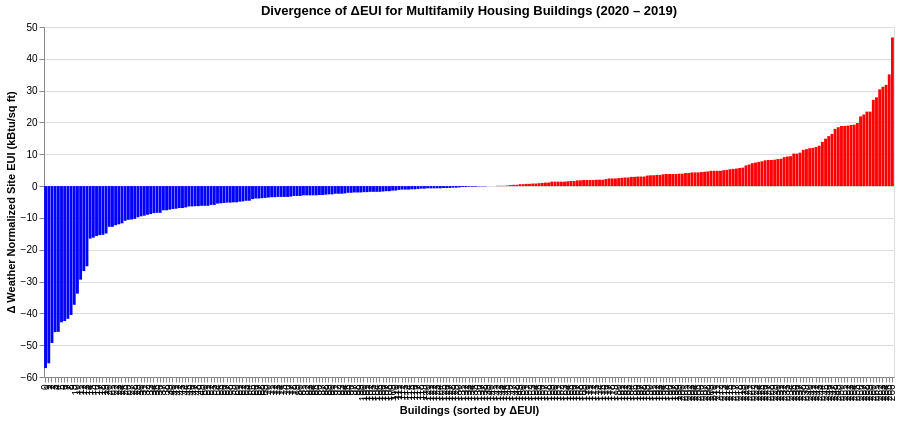

This figure's notebook cell:
### Markdown cell above
Year-over-year distribution of 2019-2020

### Code cell
plot_delta_divergence(
    df=energy_data,
    ptype="multifamily housing",
    year_before=2019,
    year_after=2020,
    eui_col="Weather Normalized Site EUI (kBtu/sq ft)",
    name_col="Property Name",
)

### Figure 1 — Vega-Lite specification as saved in the notebook (floating-point values rounded to 4 significant figures; data arrays with more than 128 entries replaced by an {"elided": "..."} marker saying what was removed)
{"config": {"view": {"continuousWidth": 300, "continuousHeight": 300}}, "data": {"name": "data-b1a879b2c8e68ba3bcc321e37a9830bc"}, "mark": {"type": "bar"}, "encoding": {"color": {"field": "color", "scale": null, "type": "nominal"}, "tooltip": [{"field": "ID", "title": "Building ID", "type": "nominal"}, {"field": "Property Name", "title": "Property Name", "type": "nominal"}, {"field": "2019", "title": "EUI 2019", "type": "quantitative"}, {"field": "2020", "title": "EUI 2020", "type": "quantitative"}, {"field": "delta", "title": "ΔEUI", "type": "quantitative"}], "x": {"field": "xpos", "title": "Buildings (sorted by ΔEUI)", "type": "ordinal"}, "y": {"field": "delta", "title": "Δ Weather Normalized Site EUI (kBtu/sq ft)", "type": "quantitative"}}, "height": 350, "params": [{"name": "param_1e9efca18e7a2868", "select": {"type": "interval", "encodings": ["x", "y"]}, "bind": "scales"}], "title": "Divergence of ΔEUI for Multifamily Housing Buildings (2020 – 2019)", "width": 850, "$schema": "https://vega.github.io/schema/vega-lite/v6.1.0.json", "datasets": {"data-b1a879b2c8e68ba3bcc321e37a9830bc": {"elided": "267 records"}}}
